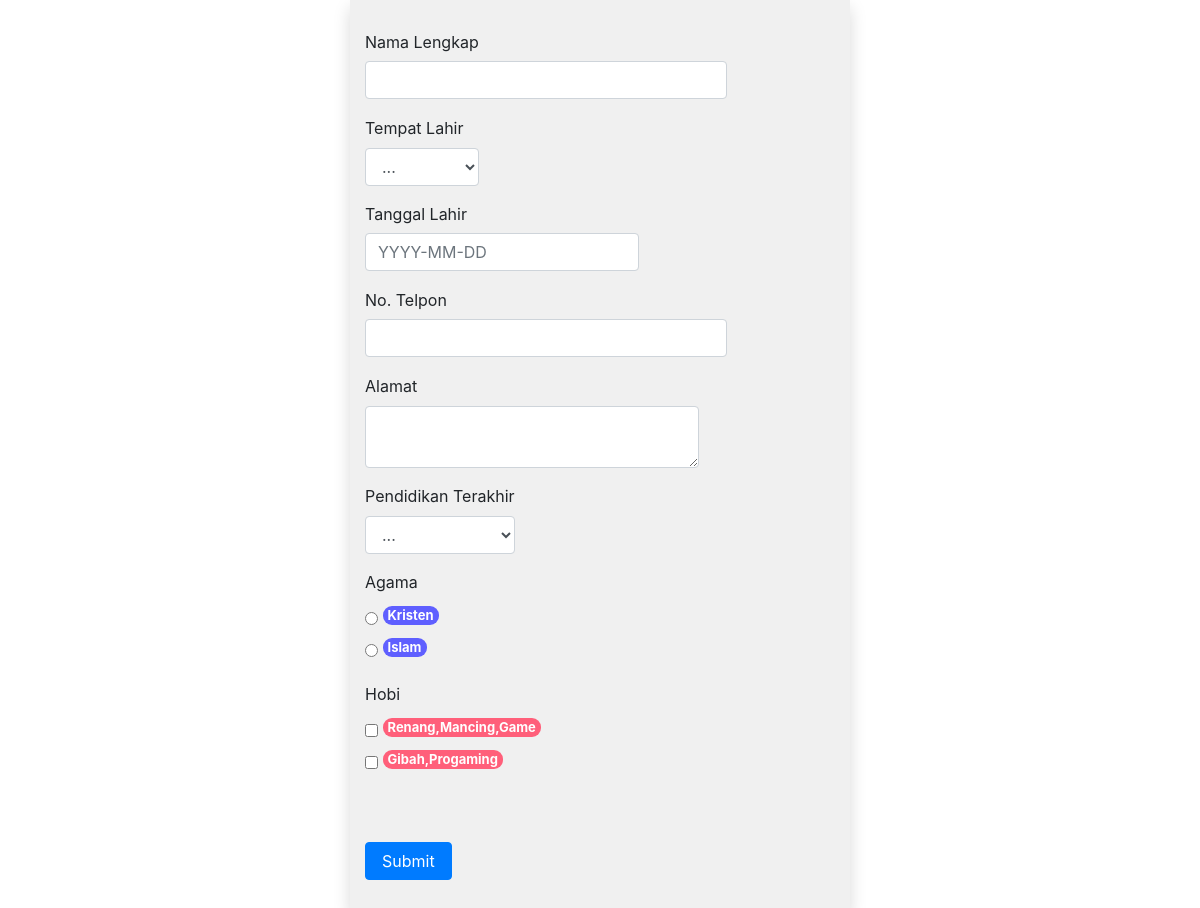
Page /edit.php on the committed database.
### tables this page shows
CREATE TABLE `biodata` (
  `id` int(5) NOT NULL,
  `full_name` varchar(50) DEFAULT NULL,
  `date_of_birth` date DEFAULT NULL,
  `place_of_birth` int(5) DEFAULT NULL,
  `phone_number` varchar(15) DEFAULT NULL,
  `address` text,
  `last_education` enum('SD','SMP','SMK','S1') DEFAULT NULL,
  `religion` enum('Islam','Kristen','Katolik') DEFAULT NULL,
  `hobbies` set('Renang','Mancing','Game','Gibah','Progaming') DEFAULT NULL
);

### function.php (called while the page is built, shortened)
<?php
$conn = mysqli_connect('localhost', 'root', '', 'dumbways');
$getReligion = mysqli_query($conn, "SELECT biodata.religion from biodata");
$getHobi = mysqli_query($conn, "SELECT biodata.hobbies from biodata");

### edit.php (the view, shortened to what this page needs)
<?php
require 'function.php';
?>
<!DOCTYPE html>
<html lang="en">
<head>
    <link rel="stylesheet" href="https://stackpath.bootstrapcdn.com/bootstrap/4.3.1/css/bootstrap.min.css">
    <link rel="stylesheet" href="style.css">
</head>
<body>
    <div class="container-form container shadow">
        <form method="post">
            <div class="row">
                <div class="form-group">
                    <label for="nama">Nama Lengkap</label>
                    <input type="text" class="form-control" id="nama" name="nama" autocomplete="off">
                </div>
            </div>
            <div class="row">
                <div class="form-group">
                    <label for="tl">Tempat Lahir</label>
                    <select class="form-control" id="tl" name="place">
                        <option value="">...</option>
                    </select>
                </div>
            </div>
            <div class="row">
                <div class="form-group">
                    <label for="tl2">Tanggal Lahir</label>
                    <input type="text" class="form-control" id="tl2" name="date" autocomplete="off" placeholder="YYYY-MM-DD">
                </div>
            </div>
            <div class="row">
                <div class="form-group">
                    <label for="hp">No. Telpon</label>
                    <input type="text" class="form-control" id="hp" autocomplete="off" name="hp">
                </div>
            </div>
            <div class="row">
                <div class="form-group">
                    <label for="alamat">Alamat</label>
                    <textarea class="form-control" name="alamat" id="alamat" name="alamat"></textarea>
                </div>
            </div>
            <div class="row">
                <div class="form-group">
                    <label>Pendidikan Terakhir</label>
                    <select class="form-control">
                        <option>...</option>
                    </select>
                </div>
            </div>
            <div class="row">
                <div class="form-group">
                    <label for="agama">Agama</label>
                    <?php while ($row = mysqli_fetch_assoc($getReligion)) : ?>
                        <label for="<?= $row['religion'] ?>"><input type="radio" value="<?= $row['religion'] ?>label id=" <?= $row['religion'] ?>"> <span class="badge rd"> <?= $row['religion'] ?></span></label>
                    <?php endwhile; ?>
                </div>
            </div>
            <div class="row">
                <div class="form-group">
                    <label for="hobi">Hobi</label>
                    <?php while ($row = mysqli_fetch_assoc($getHobi)) : ?>
                        <label for="<?= $row['hobbies']; ?>"><input type="checkbox" value="<?= $row['hobbies']; ?>" id="<?= $row['hobbies']; ?>"> <span class="badge cb"> <?= $row['hobbies']; ?></span></label>
                    <?php endwhile; ?>
                </div>
            </div>
            <div class="row">
                <button type="submit" class="btn btn-primary mt-5 pl-3 pr-3">Submit</button>
            </div>
        </form>
    </div>
</body>
</html>

### style.css (style rules this page uses)
.container-form { width: 500px; background-color: rgb(240, 240, 240); padding: 30px; }
label { display: block; padding-left: 15px; text-indent: -15px; }
input { width: 13px; height: 13px; padding: 0; margin: 0; vertical-align: bottom; position: relative; top: -1px; *overflow: hidden; }
.rd { font-size: 13px; color: white; padding-left: 20px; background-color: rgb(95, 95, 255); border-radius: 9px; }
.cb { font-size: 13px; color: white; padding-left: 20px; background-color: rgb(255, 95, 122); border-radius: 9px; }
#nama, #hp, #alamat { padding-left: 100px; }

### rows in the picture
biodata: religion "Kristen", hobbies "Renang,Mancing,Game"
biodata: religion "Islam", hobbies "Gibah,Progaming"
